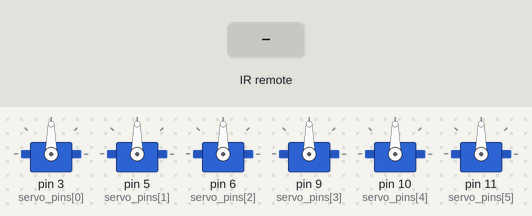
The sketch below on a simulated Arduino Uno, built with avr-gcc and run on an emulated ATmega328P. On the bench: 6 × servo. The test bench sets the inputs (shaded band).

Above: at 1.2 s.
1.3 s: infrared code 0xE916FF00 received
At 1.9 s:
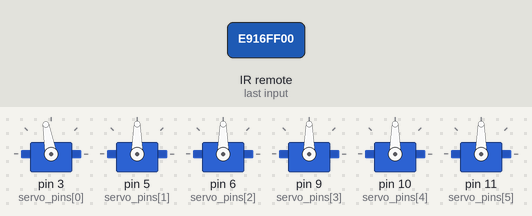
2.8 s: infrared code 0xE718FF00 received
At 4.0 s:
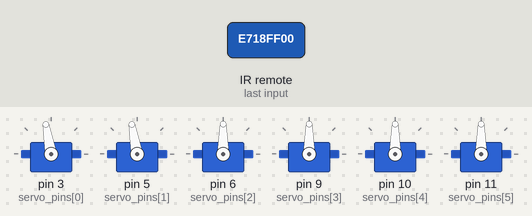
4.3 s: infrared code 0xF30CFF00 received
At 5.3 s:
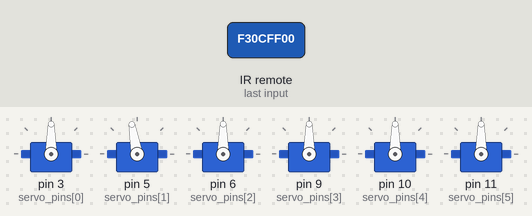
5.8 s: infrared code 0xF708FF00 received
At 6.5 s:
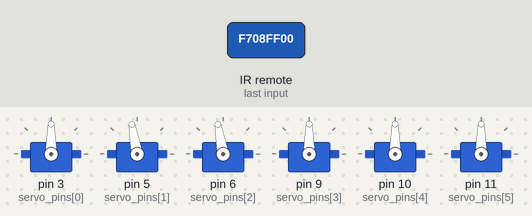
7.3 s: infrared code 0xA15EFF00 received
At 7.6 s:
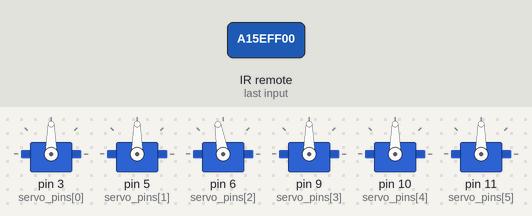
8.8 s: infrared code 0xA55AFF00 received
At 10.0 s:
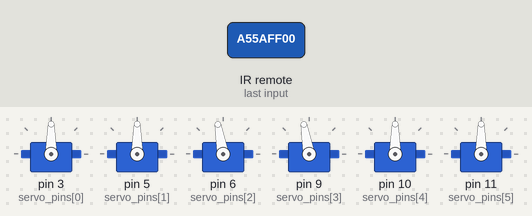
Timing chart, 0 to 11.3 s (numbered marks = the images above; inputs shaded):
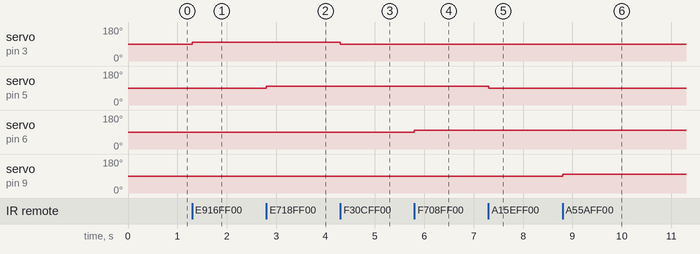

The sketch:

grua.ino
```cpp
#include <Arduino.h>
#include <IRremote.h>
#include <Servo.h>

// Define the IR codes for the buttons
#define boton_0 0xE916FF00
#define boton_1 0xF30CFF00
#define boton_2 0xE718FF00
#define boton_3 0xA15EFF00
#define boton_4 0xF708FF00
#define boton_5 0xE31CFF00
#define boton_6 0xA55AFF00
#define boton_7 0xBD42FF00
#define boton_8 0xAD52FF00
#define boton_9 0xB54AFF00
#define boton_more 0xEA15FF00
#define boton_less 0xF807FF00

// Servo objects
Servo servos[6];
int servo_angles[6] = {90, 90, 90, 90, 90, 90};

// IR receiver pin
int pinReceptor = 2;

void setup() {
  Serial.begin(9600);
  IrReceiver.begin(pinReceptor, DISABLE_LED_FEEDBACK);

  // Attach the servos
  int servo_pins[6] = {3, 5, 6, 9, 10, 11};
  for (int i = 0; i < 6; i++) {
    servos[i].attach(servo_pins[i], 500, 2500);
    servos[i].write(servo_angles[i]);
  }
}

void loop() {
  if (IrReceiver.decode()) {
    handleIR(IrReceiver.decodedIRData.decodedRawData);
    IrReceiver.resume();
  }
}

void handleIR(unsigned long irCode) {
  switch (irCode) {
    case boton_0: adjustServo(0, 10); break;
    case boton_1: adjustServo(0, -10); break;
    case boton_2: adjustServo(1, 10); break;
    case boton_3: adjustServo(1, -10); break;
    case boton_4: adjustServo(2, 10); break;
    case boton_5: adjustServo(2, -10); break;
    case boton_6: adjustServo(3, 10); break;
    case boton_7: adjustServo(3, -10); break;
    case boton_8: adjustServo(4, 10); break;
    case boton_9: adjustServo(4, -10); break;
    case boton_more: adjustServo(5, 10); break;
    case boton_less: adjustServo(5, -10); break;
  }
}

void adjustServo(int servoIndex, int angleChange) {
  servo_angles[servoIndex] += angleChange;
  servo_angles[servoIndex] = constrain(servo_angles[servoIndex], 0, 180);
  servos[servoIndex].write(servo_angles[servoIndex]);
}
```

Measured:
- after the input at 1.3 s, servo on pin 3 (servo_pins[0]): 90° → 100° at once
- after the input at 2.8 s, servo on pin 5 (servo_pins[1]): 90° → 100° at once
- after the input at 4.3 s, servo on pin 3 (servo_pins[0]): 100° → 90° at once
- after the input at 5.8 s, servo on pin 6 (servo_pins[2]): 90° → 100° at once
- after the input at 7.3 s, servo on pin 5 (servo_pins[1]): 100° → 90° at once
- after the input at 8.8 s, servo on pin 9 (servo_pins[3]): 90° → 100° at once
